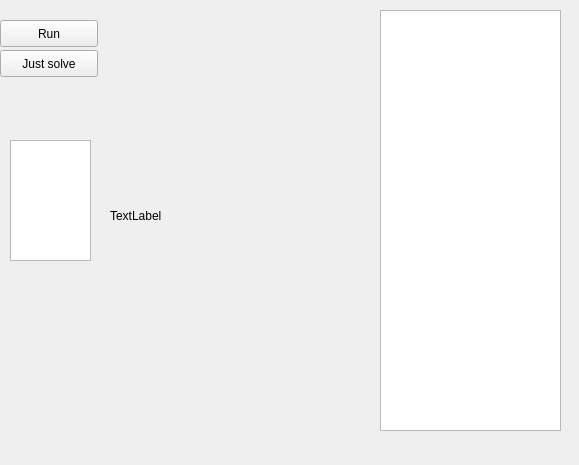
<?xml version="1.0" encoding="UTF-8"?>
<ui version="4.0">
 <class>MainWindow</class>
 <widget class="QMainWindow" name="MainWindow">
  <property name="geometry">
   <rect>
    <x>0</x>
    <y>0</y>
    <width>579</width>
    <height>465</height>
   </rect>
  </property>
  <property name="windowTitle">
   <string>MainWindow</string>
  </property>
  <widget class="QWidget" name="centralWidget">
   <widget class="QPlainTextEdit" name="plainTextEdit">
    <property name="geometry">
     <rect>
      <x>10</x>
      <y>140</y>
      <width>81</width>
      <height>121</height>
     </rect>
    </property>
    <property name="font">
     <font>
      <family>Ubuntu Mono</family>
      <pointsize>18</pointsize>
     </font>
    </property>
    <property name="plainText">
     <string/>
    </property>
   </widget>
   <widget class="QTextBrowser" name="textBrowser">
    <property name="geometry">
     <rect>
      <x>380</x>
      <y>10</y>
      <width>181</width>
      <height>421</height>
     </rect>
    </property>
   </widget>
   <widget class="QLabel" name="label">
    <property name="geometry">
     <rect>
      <x>110</x>
      <y>10</y>
      <width>251</width>
      <height>411</height>
     </rect>
    </property>
    <property name="text">
     <string>TextLabel</string>
    </property>
    <property name="scaledContents">
     <bool>true</bool>
    </property>
   </widget>
   <widget class="QPushButton" name="run">
    <property name="geometry">
     <rect>
      <x>0</x>
      <y>20</y>
      <width>98</width>
      <height>27</height>
     </rect>
    </property>
    <property name="text">
     <string>Run</string>
    </property>
   </widget>
   <widget class="QPushButton" name="solve">
    <property name="geometry">
     <rect>
      <x>0</x>
      <y>50</y>
      <width>98</width>
      <height>27</height>
     </rect>
    </property>
    <property name="text">
     <string>Just solve</string>
    </property>
   </widget>
  </widget>
  <widget class="QMenuBar" name="menuBar">
   <property name="geometry">
    <rect>
     <x>0</x>
     <y>0</y>
     <width>579</width>
     <height>25</height>
    </rect>
   </property>
  </widget>
 </widget>
 <layoutdefault spacing="6" margin="11"/>
 <resources/>
 <connections/>
</ui>
